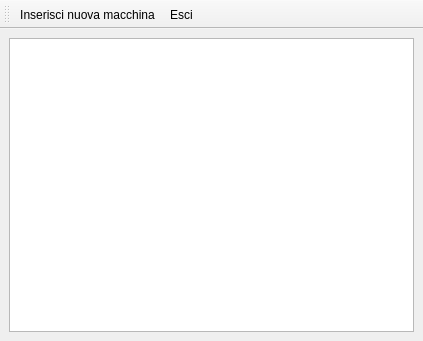
<?xml version="1.0" encoding="UTF-8"?>
<ui version="4.0">
 <class>Calendar</class>
 <widget class="QMainWindow" name="Calendar">
  <property name="geometry">
   <rect>
    <x>0</x>
    <y>0</y>
    <width>423</width>
    <height>341</height>
   </rect>
  </property>
  <property name="windowTitle">
   <string>MainWindow</string>
  </property>
  <widget class="QWidget" name="centralwidget">
   <layout class="QGridLayout" name="gridLayout">
    <item row="0" column="0">
     <widget class="QTableView" name="Table">
      <property name="alternatingRowColors">
       <bool>true</bool>
      </property>
      <property name="selectionMode">
       <enum>QAbstractItemView::SingleSelection</enum>
      </property>
      <property name="selectionBehavior">
       <enum>QAbstractItemView::SelectRows</enum>
      </property>
     </widget>
    </item>
   </layout>
  </widget>
  <widget class="QToolBar" name="toolBar">
   <property name="windowTitle">
    <string>toolBar</string>
   </property>
   <attribute name="toolBarArea">
    <enum>TopToolBarArea</enum>
   </attribute>
   <attribute name="toolBarBreak">
    <bool>false</bool>
   </attribute>
   <addaction name="NewMachine"/>
   <addaction name="action_Esci"/>
  </widget>
  <action name="NewMachine">
   <property name="text">
    <string>Inserisci &amp;nuova macchina</string>
   </property>
  </action>
  <action name="action_Esci">
   <property name="text">
    <string>&amp;Esci</string>
   </property>
  </action>
 </widget>
 <resources/>
 <connections>
  <connection>
   <sender>action_Esci</sender>
   <signal>activated()</signal>
   <receiver>Calendar</receiver>
   <slot>close()</slot>
   <hints>
    <hint type="sourcelabel">
     <x>-1</x>
     <y>-1</y>
    </hint>
    <hint type="destinationlabel">
     <x>211</x>
     <y>170</y>
    </hint>
   </hints>
  </connection>
 </connections>
</ui>
